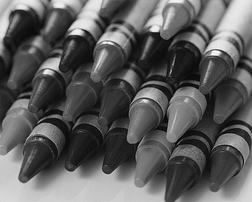
#> input picture images/crayons.bmp, 252 x 202 px, shrunk from 600 x 480 before the run; the run also reads 1 picture not shown here
$ jupyter execute --allow-errors MP0.ipynb   (shell and % lines are left out)
#> lines starting #> are read from the running program, lines starting #| are printed output that depends on the picture; long printed decimals are rounded
# MP0 : Image Demosaicing

Welcome to CS 543! This assignment is a warm-up assignment to get you back up working from the winter break! We will try to provide you an iPython Notebook (like this) for all the future assignments! The notebook will provide you some further instructions(implementation related mainly), in addition to the ones provided on class webpage.

### Import statements

The following cell is only for import statements. You can use any of the 3 : cv2, matplotlib or skimage for image i/o and other functions. We will provide you the names of the relevant functions for each module. __{For convenience provided at the end of the class assignment webpage}__

[cell 1]
import numpy as np
import cv2
import matplotlib.image as mpimg
import matplotlib.pyplot as plt
import skimage
import scipy

### Reading the Mosaic Image

[cell 2]
IMG_DIR = 'images/'
IMG_NAME = 'crayons.bmp'

[cell 3]
def read_image(IMG_NAME):
    img_cv2 = cv2.imread(IMG_NAME,1)
    img = cv2.cvtColor(img_cv2, cv2.COLOR_BGR2RGB)
    return img

[cell 4]
# For a sanity check, display your image here
mosaic_img = read_image(IMG_DIR+IMG_NAME)# YOUR CODE HERE
#> in read_image, img_cv2 is the input picture: shape (202, 252, 3); min 0, max 255, mean 92.4
plt.imshow(mosaic_img)
mosaic_img.shape
#> Out = (202, 252, 3)

 ### Linear Interpolation

[cell 5]
### HINT : You might want to use filters

[cell 6]
### HINT : To use filters you might want to write your kernels

[cell 7]
### HINT : For writing your kernels you might want to see the RGB Pattern provided on the website

[cell 8]
### HINT : To improve your kernels, you might want to use the squared difference
###        between your solution image and the original image

[cell 9]
def create_mask_array(mask, start_row, start_col, row_step, col_step):
    for i in range(start_row, mask.shape[0], row_step):
        for j in range(start_col, mask.shape[1], col_step):
            mask[i][j] = 1
    return mask

[cell 10]
def get_solution_image(mosaic_img):
    '''
    This function should return the soln image.
    Feel free to write helper functions in the above cells
    as well as change the parameters of this function.
    '''
    mosaic_shape = np.shape(mosaic_img)
    soln_image = np.zeros((mosaic_shape[0], mosaic_shape[1], 3))

    ### YOUR CODE HERE ###
    mask_red = create_mask_array(np.zeros((mosaic_shape[0],mosaic_shape[1])),0, 0, 2, 2)
    red_channel_values = mosaic_img[:,:,0] * mask_red
    red_kernel = np.array([[0.25,0.5,0.25], [0.5,1,0.5], [0.25,0.5,0.25]])

    mask_green = create_mask_array(np.zeros((mosaic_shape[0],mosaic_shape[1])),0,1,2,2)
    mask_green = create_mask_array(mask_green, 1,0,2,2)
    gree_channel_values = mosaic_img[:,:,1] * mask_green
    green_kernel = np.array([[0,0.25,0], [0.25,1,0.25], [0,0.25,0]])

    mask_blue = create_mask_array(np.zeros((mosaic_shape[0], mosaic_shape[1])), 1, 1, 2, 2)
    blue_channel_values = mosaic_img[:,:,2] * mask_blue
    blue_kernel = np.array([[0.25,0.5,0.25], [0.5,1,0.5], [0.25,0.5,0.25]])

    interpolated_red = scipy.ndimage.convolve(red_channel_values, red_kernel)
    interpolated_green = scipy.ndimage.convolve(gree_channel_values, green_kernel)
    interpolated_blue = scipy.ndimage.convolve(blue_channel_values, blue_kernel)

    soln_image = np.stack([interpolated_red, interpolated_green, interpolated_blue], axis=2)
    soln_image = np.clip(soln_image, 0, 255).astype(np.uint8)
    return soln_image

[cell 11]
def compute_errors(soln_image, original_image):
    '''
    Compute the Average and Maximum per-pixel error
    for the image.

    Also generate the map of pixel differences
    to visualize where the mistakes are made
    '''

    sum_of_squared_error = np.zeros((original_image.shape[0], original_image.shape[1]))
    for i in range(original_image.shape[0]):
        for j in range(original_image.shape[1]):

            red_diff = (float(soln_image[i][j][0]) - float(original_image[i][j][0]))**2
            green_diff = (float(soln_image[i][j][1]) - float(original_image[i][j][1]))**2
            blue_diff = (float(soln_image[i][j][2]) - float(original_image[i][j][2]))**2
            diff_at_pixel = red_diff + blue_diff + green_diff
            sum_of_squared_error[i][j] = diff_at_pixel

    pp_err = np.mean(sum_of_squared_error)
    max_err = np.max(sum_of_squared_error)
    return pp_err, max_err, sum_of_squared_error.astype(np.uint8)

[cell 12]
def show_both_images(original_image,soln_image):
    f, ax = plt.subplots(1,2,figsize=(8,8))

    ax[0].imshow(original_image)
    ax[0].set_title('Original Image')

    ax[1].imshow(soln_image)
    ax[1].set_title('Solution Image')

    plt.show()

We provide you with 3 images to test if your solution works. Once it works, you should generate the solution for test image provided to you.

[cell 13]
mosaic_img = read_image('images/crayons.bmp')
soln_image = get_solution_image(mosaic_img)
#> after the loop in create_mask_array, `for i in range(start_row, mask.shape[0], row_step):`:
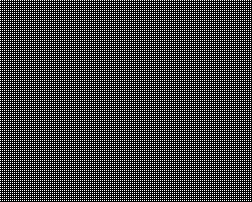
#> mask: shape (202, 252) float64; values 0 (black) and 1 (white), 25% white in thin lines or dots
#> after the loop in create_mask_array (call 3), `for i in range(start_row, mask.shape[0], row_step):`: mask: shape (202, 252) float64; values 0 (black) and 1 (white), 50% white in thin lines or dots
original_image = read_image('images/crayons.jpg')
#> call 3 of read_image, with IMG_NAME = 'images/crayons.jpg'
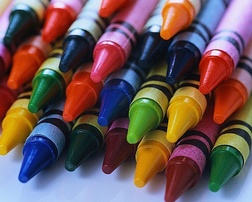
#> input picture images/crayons.jpg, 252 x 202 px, shrunk from 600 x 480 before the run
#> in read_image, img_cv2 is the input picture: shape (202, 252, 3); mean B, G, R 87.5, 86.5, 109.2
# For sanity check display your solution image here
### YOUR CODE
show_both_images(original_image, soln_image)

[cell 14]
avg_pp_error, max_pp_error, sq_diff_map =  compute_errors(soln_image, original_image)
#> after the loop in compute_errors, `for i in range(original_image.shape[0]):`:
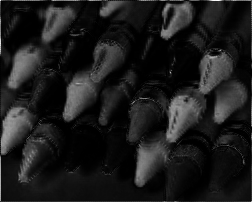
#> sum_of_squared_error: shape (202, 252) float64; min 0, max 42909, mean 4793.1; drawn with min black and max white
#> in compute_errors, `pp_err = np.mean(sum_of_squared_error)`: pp_err = 4793.1
#> in compute_errors, `max_err = np.max(sum_of_squared_error)`: max_err = 42909
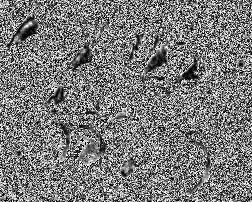
#> sq_diff_map: shape (202, 252); min 0, max 254, mean 123.1
#> avg_pp_error = 4793.1; max_pp_error = 42909
plt.imshow(sq_diff_map)

[cell 15]
pp_err, max_err, sq_diff = compute_errors(soln_image, original_image)
#> pp_err = 4793.1; max_err = 42909
print("The average per-pixel error for crayons is: "+str(pp_err))
#| The average per-pixel error for crayons is: 4793.061
print("The maximum per-pixel error for crayons is: "+str(max_err))
#| The maximum per-pixel error for crayons is: 42909.0

[cell 16]
mosaic_img = read_image(IMG_DIR+'iceberg.bmp')
#> call 4 of read_image, with IMG_NAME = 'images/iceberg.bmp'
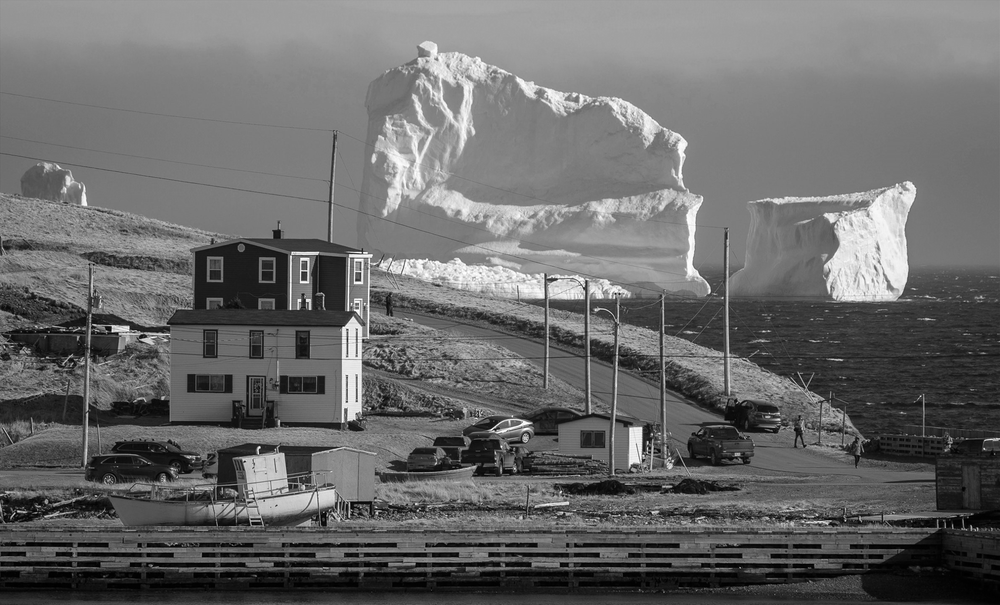
#> input picture images/iceberg.bmp, 1000 x 605 px, shrunk from 2382 x 1440 before the run
#> in read_image, img_cv2 is the input picture: shape (605, 1000, 3); min 0, max 255, mean 105.8
soln_image = get_solution_image(mosaic_img)
original_image = read_image(IMG_DIR+'iceberg.jpg')
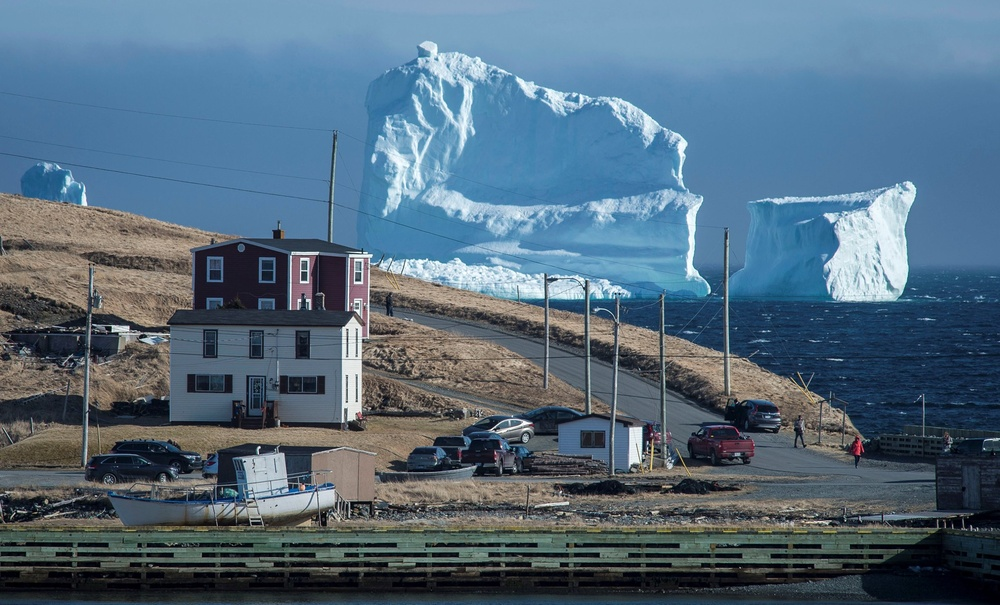
#> input picture images/iceberg.jpg, 1000 x 605 px, shrunk from 2382 x 1440 before the run
#> in read_image, img_cv2 is the input picture: shape (605, 1000, 3); mean B, G, R 124.9, 107.1, 84.2
# For sanity check display your solution image here
### YOUR CODE
show_both_images(original_image, soln_image)

[cell 17]
pp_err, max_err, sum_of_squared_error = compute_errors(soln_image, original_image)
#> after the loop in compute_errors (call 3), `for i in range(original_image.shape[0]):`:
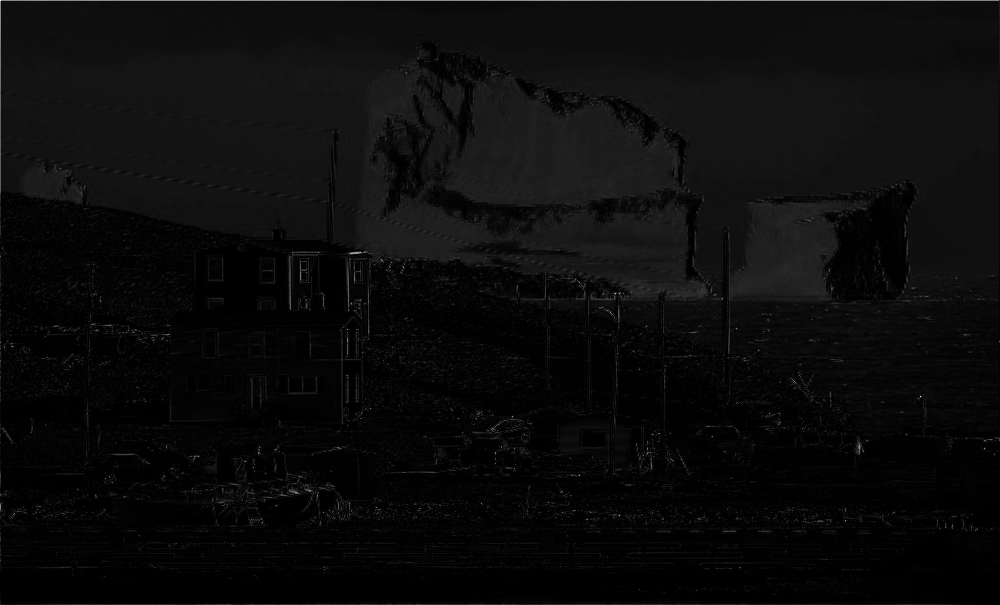
#> sum_of_squared_error: shape (605, 1000) float64; min 0, max 47309, mean 2100.3; drawn with min black and max white
#> in compute_errors (call 3), `pp_err = np.mean(sum_of_squared_error)`: pp_err = 2100.3
#> in compute_errors (call 3), `max_err = np.max(sum_of_squared_error)`: max_err = 47309
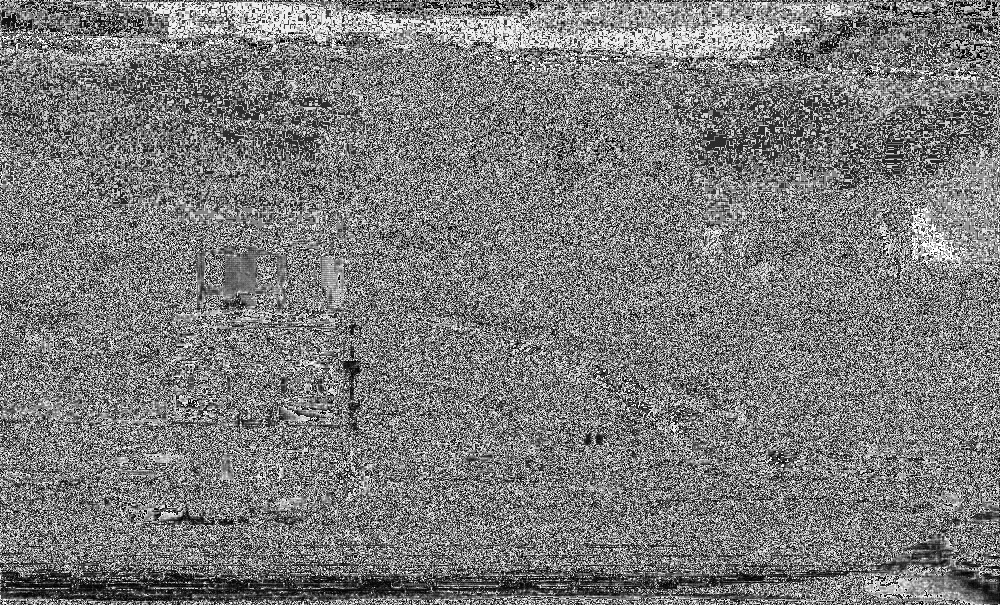
#> sum_of_squared_error: shape (605, 1000); min 0, max 254, mean 123.1
#> pp_err = 2100.3; max_err = 47309
print("The average per-pixel error for iceberg is: "+str(pp_err))
#| The average per-pixel error for iceberg is: 2100.312
print("The maximum per-pixel error for iceberg is: "+str(max_err))
#| The maximum per-pixel error for iceberg is: 47309.0

[cell 18]
mosaic_img = read_image(IMG_DIR+ 'tony.bmp')
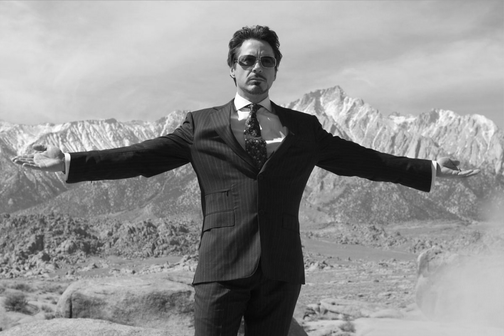
#> input picture images/tony.bmp, 504 x 336 px, shrunk from 1200 x 800 before the run
#> in read_image, img_cv2 is the input picture: shape (336, 504, 3); min 4, max 255, mean 146.1
soln_image = get_solution_image(mosaic_img)
#> in get_solution_image (call 3), `interpolated_blue = scipy.ndimage.convolve(blue_channel_values, blue_k..`:
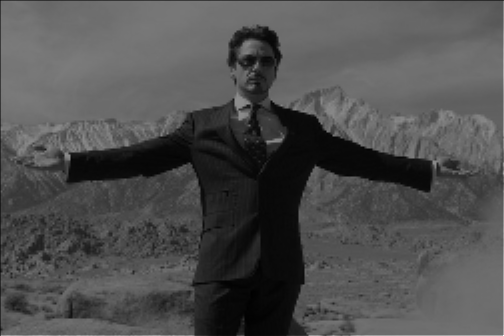
#> interpolated_blue: shape (336, 504) float64; min 4, max 459, mean 146.1; drawn with min black and max white
original_image = read_image(IMG_DIR+'tony.jpg')
# For sanity check display your solution image here
### YOUR CODE
show_both_images(original_image, soln_image)

[cell 19]
pp_err, max_err,std_diff_error = compute_errors(soln_image, original_image)
#> pp_err = 758.2; max_err = 41560
print("The average per-pixel error for tony is: "+str(pp_err))
#| The average per-pixel error for tony is: 758.196
print("The maximum per-pixel error for tony is: "+str(max_err))
#| The maximum per-pixel error for tony is: 41560.0

#> (a cell that did not finish here is left out)

### Freeman's Method

For details of the freeman's method refer to the class assignment webpage.

__MAKE SURE YOU FINISH LINEAR INTERPOLATION BEFORE STARTING THIS PART!!!__

[cell 21]
def get_freeman_solution_image(mosaic_img):
    '''
    This function should return the freeman soln image.
    Feel free to write helper functions in the above cells
    as well as change the parameters of this function.

    HINT : Use the above get_solution_image function.
    '''
    ### YOUR CODE HERE ###
    soln_img = get_solution_image(mosaic_img)
    red_channel = soln_img[:,:,0]
    green_channel = soln_img[:,:,1]
    blue_channel = soln_img[:,:,2]

    blue_green_diff= blue_channel - green_channel
    red_green_diff = red_channel - green_channel

    modified_blue = green_channel + scipy.signal.medfilt2d(blue_green_diff)
    modified_red = green_channel + scipy.signal.medfilt2d(red_green_diff)

    freeman_soln_image = np.stack([modified_red,green_channel,  modified_blue ], axis=2).astype(np.uint8)
    return freeman_soln_image

[cell 22]
mosaic_img = read_image('images/tony.bmp')
soln_image = get_freeman_solution_image(mosaic_img)
original_image = read_image('images/tony.jpg')
# For sanity check display your solution image here
### YOUR CODE
print("****** Freeman method ******")
show_both_images(original_image, soln_image)

[cell 23]
pp_err, max_err,sq_diff = compute_errors(soln_image, original_image)
#> pp_err = 1019.6; max_err = 122557
print("The average per-pixel error for tony is: "+str(pp_err))
#| The average per-pixel error for tony is: 1019.633
print("The maximum per-pixel error for tony is: "+str(max_err))
#| The maximum per-pixel error for tony is: 122557.0
